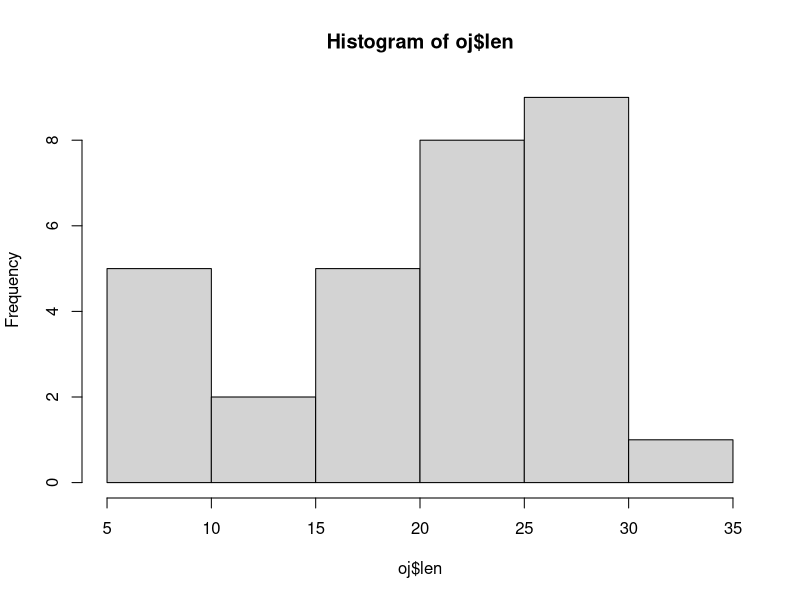
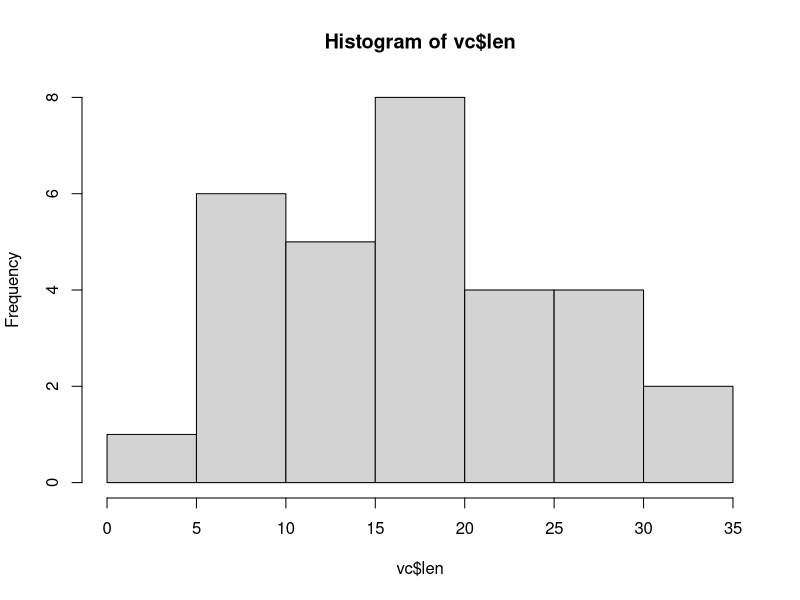

Here is the R script that generated these plots, in order: (Note: this script raises an error after producing the figures.)
# Tooth Growth Analysis
# Statistical Inference Class
# Mark Culp
# 3/22/2017

## Overview:

# This analysis examines the effects of vitamin C on 
# tooth growth in guinea pigs.  Each of the 60 guinea 
# pigs studied received one of three doses of vitamin
# C per day: 0.5, 1.0, or 2.0 mg/day.  There were two 
# delivery methods: orange juice (OJ) and ascorbic 
# acid (VC).  The response measures the growth in 
# odontoblasts (cells responsible for tooth growth).

library(datasets)
data("ToothGrowth")

## ----------------------------
## Exploratory analysis

# List length of rows / columns
dim(ToothGrowth)

# Determine column data types
str(ToothGrowth)

# Range of tooth growth
range(ToothGrowth$len)

# Levels and counts of delivery methods/supplements
table(ToothGrowth$supp)

# Levels and counts of dosages
table(ToothGrowth$dose)

## ----------------------------
## Data summary 

# Summarize columns 
summary(ToothGrowth)

# Let's look at our 30 guinea pigs given orange
# juice and ascorbic acid
oj <- ToothGrowth[ToothGrowth$supp == "OJ",]
vc <- ToothGrowth[ToothGrowth$supp == "VC",]

# A histogram of tooth odontoblast length
# appears to have a positive slope possibly 
# due to increasing dosages of orange juice. 
hist(oj$len)


# The histogram of the tooth growth for guinea
# pigs given ascorbic acid looks almost normal.
hist(vc$len)


## ----------------------------
## Comparison of tooth growth by supp and dose

# So lets compare tooth growth by supplement by 
# dosage levels

# Given an 0.5 milligram/day dosage, we have
# 10 samples of guinea pigs given orange juice
# and 10 samples of guinea pigs given ascorbic acid
oj05 <- ToothGrowth[ToothGrowth$dose == 0.5 & ToothGrowth$supp == "OJ",]
vc05 <- ToothGrowth[ToothGrowth$dose == 0.5 & ToothGrowth$supp == "VC",]
dim(oj05)
dim(vc05)

# Our means and standard error for the orange
# juice samples at the 0.5 mg/day level 
mean(oj05$len)  # 13.23
sd(oj05$len)    # 4.459709

# So we conduct a t-test on the orange 
# juice sample at the 0.5 mg/day dosage level.
# This shows we can reject the null hypothesis
# that the orange juice had no impact on the 
# guinea pigs' tooth growth.
t.test(oj05$len)
# t = 9.3811, df = 9, p-value = 0.000006074
# alternative hypothesis: true mean is not equal to 0
# 95 percent confidence interval:
#  10.03972 16.42028
#  sample estimates:
#  mean of x 
#  13.23

# ------------------------------------------

# Our means and standard error for the ascorbic
# acid samples at the 0.5 mg/day dosage level
mean(vc05$len)  # 7.98
sd(vc05$len)    # 2.746634

# So we conduct a t-test on the ascorbic 
# acid sample at the 0.5 mg/daydosage level.
# This shows we can reject the null hypothesis
# that the ascorbic acid had no impact on the 
# guinea pigs' tooth growth.
t.test(vc05$len)
# t = 9.1876, df = 9, p-value = 0.00000721
# alternative hypothesis: true mean is not equal to 0
# 95 percent confidence interval:
#  6.015176 9.944824
#  sample estimates:
#  mean of x 
#  7.98 

# --------------------------------------------

# We now compare the guinea pigs tooth growth 
# under both supplements: 
# ----------------------
# At the 0.5 mg/daydosage level
tg05 <- ToothGrowth[ToothGrowth$dose == 0.5,] 
t.test(len ~ supp, paired = F, var.equal = F, data = tg05)
#  t = 3.1697, df = 14.969, p-value = 0.006359
#  alternative hypothesis: true difference in means is not equal to 0
#  95 percent confidence interval:
#   1.719057 8.780943
#   sample estimates:
#   mean in group OJ mean in group VC 
#              13.23             7.98

# At the 1.0 mg/daydosage level
tg10 <- ToothGrowth[ToothGrowth$dose == 1.0,] 
t.test(len ~ supp, paired = F, var.equal = F, data = tg10)
#  t = 4.0328, df = 15.358, p-value = 0.001038
#  alternative hypothesis: true difference in means is not equal to 0
#  95 percent confidence interval:
#    2.802148 9.057852
#  sample estimates:
#  mean in group OJ mean in group VC 
#             22.70            16.77 

# At the 2.0 mg/daydosage level
tg20 <- ToothGrowth[ToothGrowth$dose == 2.0,] 
t.test(len ~ supp, paired = F, var.equal = F, data = tg20)
#  t = -0.046136, df = 14.04, p-value = 0.9639
#  alternative hypothesis: true difference in means is not equal to 0
#  95 percent confidence interval:
#    -3.79807  3.63807
#  sample estimates:
#    mean in group OJ mean in group VC 
#               26.06            26.14 

# The power of the supplement sample comparisons at the
# 0.5 mg/day level are:
power.t.test(n=10,delta = 13.23,sd= 4.459709, type="two.sample", alt = "one.sided")$power

## ----------------------------
## Conclusions and assumptions